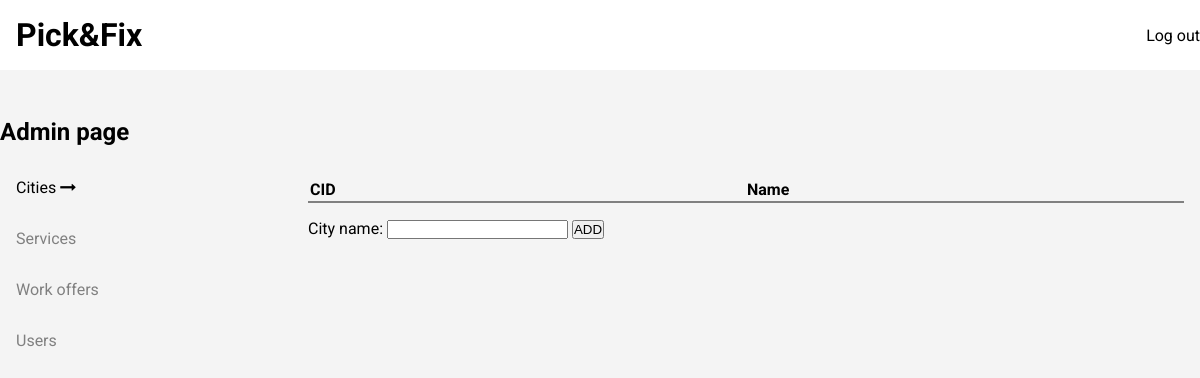
Page /admin/cities/cities.php on the earlier database version.
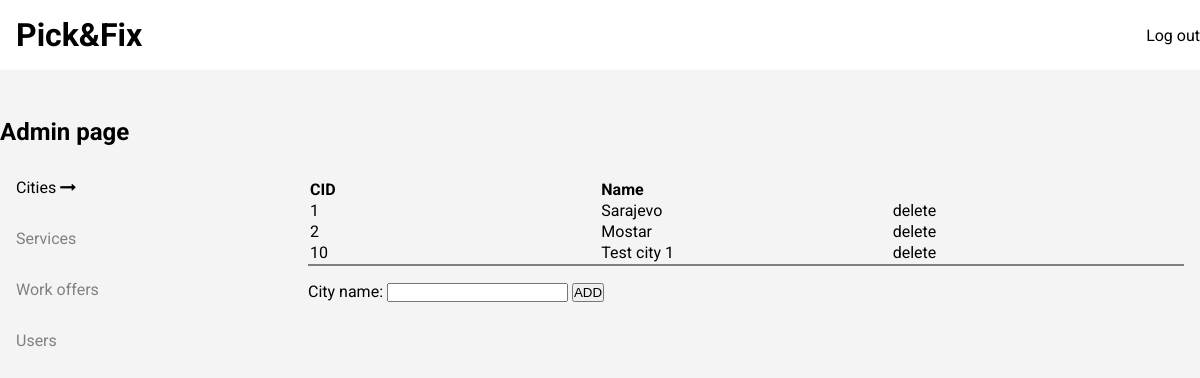
Same page on the later database version.
### tables this page shows
CREATE TABLE `cities` (
  `cid` int(11) NOT NULL,
  `name` varchar(20) NOT NULL,
  `status` tinyint(1) NOT NULL
);

### admin/cities/cities.php (the view, shortened to what this page needs)
<?php
include('../../includes/db.php');
$query1 = mysqli_query($db, "SELECT * FROM cities WHERE status=1");
?>
<!doctype html>
<html lang="en">
<head>
    <?php include('../../includes/head.php') ?>
    <link rel="stylesheet" href="../admin.css">
</head>
<body>
<header>
    <div class="inner-header flex-container center">
        <h1><a href="#">Pick&Fix</a></h1>
        <a href="#">Log out</a>
    </div>
</header>
<main class="center">
    <h2>Admin page</h2>
    <div class="flex-container">
        <div class="tables flex-container">
            <a href="cities.php" id="stay">Cities <i class="fa fa-long-arrow-right" aria-hidden="true"></i></a>
            <a href="#">Services</a>
            <a href="#">Work offers</a>
            <a href="#">Users</a>
        </div>
        <div class="rows">
            <table>
                <tr>
                    <th>CID</th>
                    <th>Name</th>
                </tr>
                <?php while($row = mysqli_fetch_assoc($query1)): ?>
                    <tr>
                        <td><?= $row["cid"]; ?></td>
                        <td><?= $row["name"]; ?></td>
                        <td><a href="delete_city.php?id=<?=$row['cid']; ?>">delete</a></td>
                    </tr>
                <?php endwhile; ?>
            </table>
            <?php include('insert_city.php'); ?>
        </div>
    </div>
</main>
</body>
</html>

### includes/head.php (shortened to what this page needs)
<link rel="stylesheet" href="https://cdnjs.cloudflare.com/ajax/libs/font-awesome/4.7.0/css/font-awesome.min.css">

### admin/cities/insert_city.php (shortened to what this page needs)
<form method="post">
    <label for="name">City name: </label>
    <input type="text" name="name">
    <button type="submit">ADD</button>
</form>

### admin/admin.css (style rules this page uses)
* { margin: 0; padding: 0; }
.center { max-width: 75rem; margin: 0 auto; }
.flex-container { display: flex; }
body { background-color: #f4f4f4; font-family: 'Roboto', serif; }
header { background-color: white; }
.inner-header { justify-content: space-between; align-items: center; }
h1 { padding: 1rem; }
a { text-decoration: none; color: black; transition: all 0.15s ease-in; }
main { padding: 3rem 0; }
h2 { padding-bottom: 1rem; }
.tables { width: 25%; flex-direction: column; }
.tables a { color: grey; padding: 1rem; }
.rows { width: 75%; padding: 1rem; }
table { border-bottom: 2px solid grey; table-layout: fixed; width: 100%; margin-bottom: 1rem; }
table th { text-align: start; }
#stay { color: black; }

Differences in the rows shown:
added cities: cid "1", name "Sarajevo"
added cities: cid "2", name "Mostar"
added cities: cid "10", name "Test city 1"
